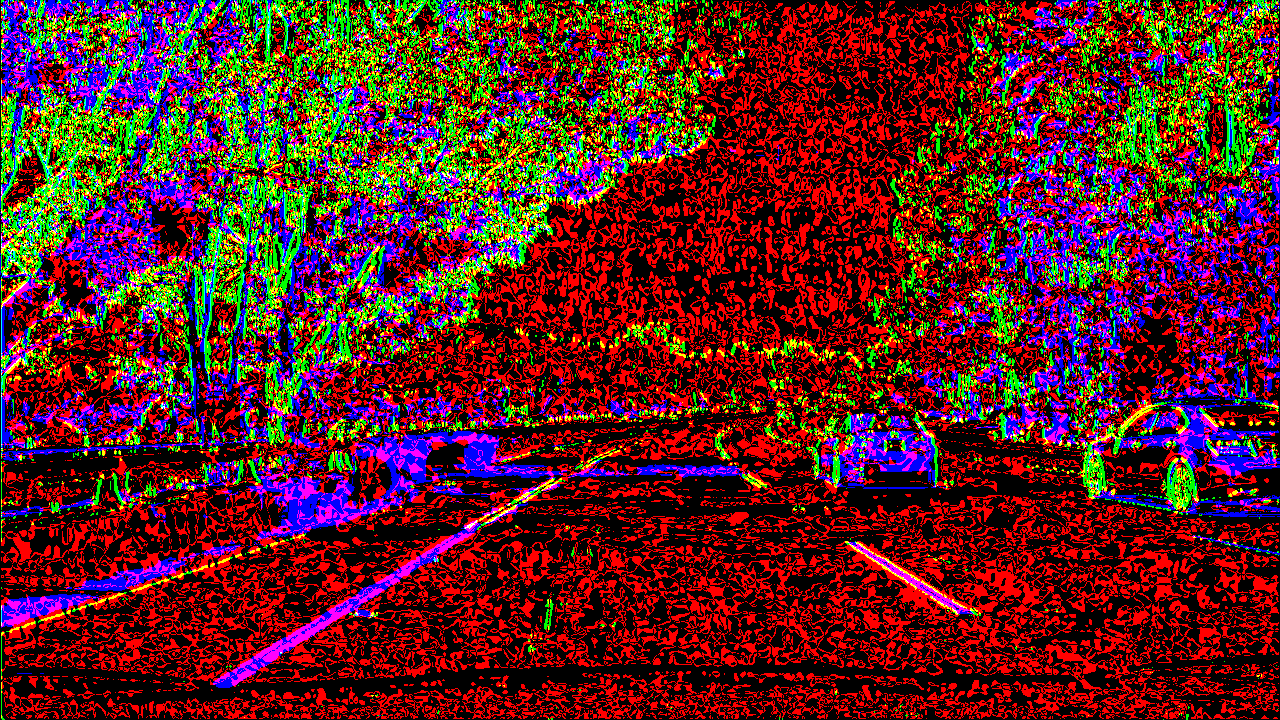
#> input picture output_images/test_images/binarize/channels.jpg, 1280 x 720 px
$ python -i pipeline.py   (imports and definitions only)   (older library calls are emulated)
#> lines starting #> are read from the running program, lines starting #| are printed output that depends on the picture; after the words box and inside, x2 and y2 are one past the last pixel; in counts of white or black regions, pixels touching at a corner belong together
# -*- coding: utf-8 -*-
"""
Created on Sat Aug  5 10:12:53 2017

@author: rvennam
"""


import numpy as np
import cv2
import pickle
import sys
from moviepy.editor import VideoFileClip
import glob


# Define a function to threshold an image for a given range and Sobel kernel
def dir_threshold(img, sobel_kernel=3, thresh=(0, np.pi/2)):
    # Grayscale
    gray = cv2.cvtColor(img, cv2.COLOR_RGB2GRAY)
    # Calculate the x and y gradients
    sobelx = cv2.Sobel(gray, cv2.CV_64F, 1, 0, ksize=sobel_kernel)
    sobely = cv2.Sobel(gray, cv2.CV_64F, 0, 1, ksize=sobel_kernel)
    # Take the absolute value of the gradient direction,
    # apply a threshold, and create a binary image result
    absgraddir = np.arctan2(np.absolute(sobely), np.absolute(sobelx))
    binary_output =  np.zeros_like(absgraddir)
    binary_output[(absgraddir >= thresh[0]) & (absgraddir <= thresh[1])] = 1

    # Return the binary image
    return binary_output

# Define a function that takes an image, gradient orientation,
# and threshold min / max values.
def abs_sobel_thresh(img, orient='x', thresh_min=0, thresh_max=255):
    # Convert to grayscale
#> called with orient = 'x', thresh_min = 20, thresh_max = 255
    gray = cv2.cvtColor(img, cv2.COLOR_RGB2GRAY)
    # Apply x or y gradient with the OpenCV Sobel() function
    # and take the absolute value
    if orient == 'x':
        abs_sobel = np.absolute(cv2.Sobel(gray, cv2.CV_64F, 1, 0))
    if orient == 'y':
        abs_sobel = np.absolute(cv2.Sobel(gray, cv2.CV_64F, 0, 1))
    # Rescale back to 8 bit integer
    scaled_sobel = np.uint8(255*abs_sobel/np.max(abs_sobel))
    # Create a copy and apply the threshold
    binary_output = np.zeros_like(scaled_sobel)
    # Here I'm using inclusive (>=, <=) thresholds, but exclusive is ok too
    binary_output[(scaled_sobel >= thresh_min) & (scaled_sobel <= thresh_max)] = 1

    # Return the result
    return binary_output

# Define a function that thresholds the S-channel of HLS
def hls_select(img, thresh=(0, 255)):
    hls = cv2.cvtColor(img, cv2.COLOR_RGB2HLS)
    s_channel = hls[:,:,2]
    binary_output = np.zeros_like(s_channel)
    binary_output[(s_channel > thresh[0]) & (s_channel <= thresh[1])] = 1
    return binary_output


# Function which uses both gradient and colour space information to detect
def binarize(img, s_thresh=(120, 255), sx_thresh=(20, 255),dir_thresh=(0.7,1.3)):

    img = np.copy(img)

    # Threshold x gradient
    sxbinary = abs_sobel_thresh(img,'x',sx_thresh[0],sx_thresh[1])
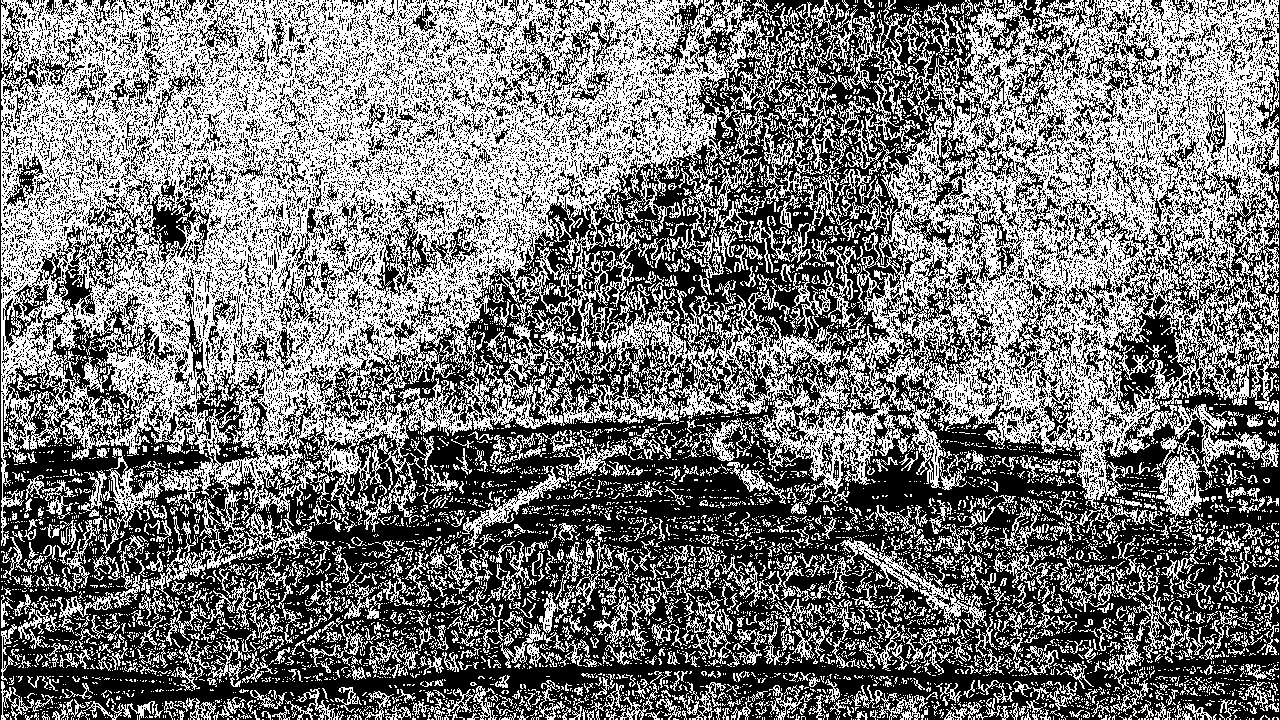
#> sxbinary: shape (720, 1280); values 0 (black) and 1 (white), 46.8% white in thin lines or dots

    # Threshold saturation channel
    s_binary = hls_select(img,s_thresh)
#> in hls_select, `hls = cv2.cvtColor(img, cv2.COLOR_RGB2HLS)`: hls: shape (720, 1280, 3); mean of channels 0, 1, 2 22.2, 67.1, 131.7
#> in hls_select, `s_channel = hls[:,:,2]`: s_channel: shape (720, 1280); 51.6% white; 8922 black regions (8174 under 20 px), largest, box (x1, y1, x2, y2) and area: (0, 0, 1280, 720) 328268, (1075, 234, 1280, 424) 11311, (522, 0, 618, 132) 3178

    # Threshold lightness
    dir_binary = dir_threshold(img,15, dir_thresh)
#> in dir_threshold, `absgraddir = np.arctan2(np.absolute(sobely), np.absolute(sobelx))`:
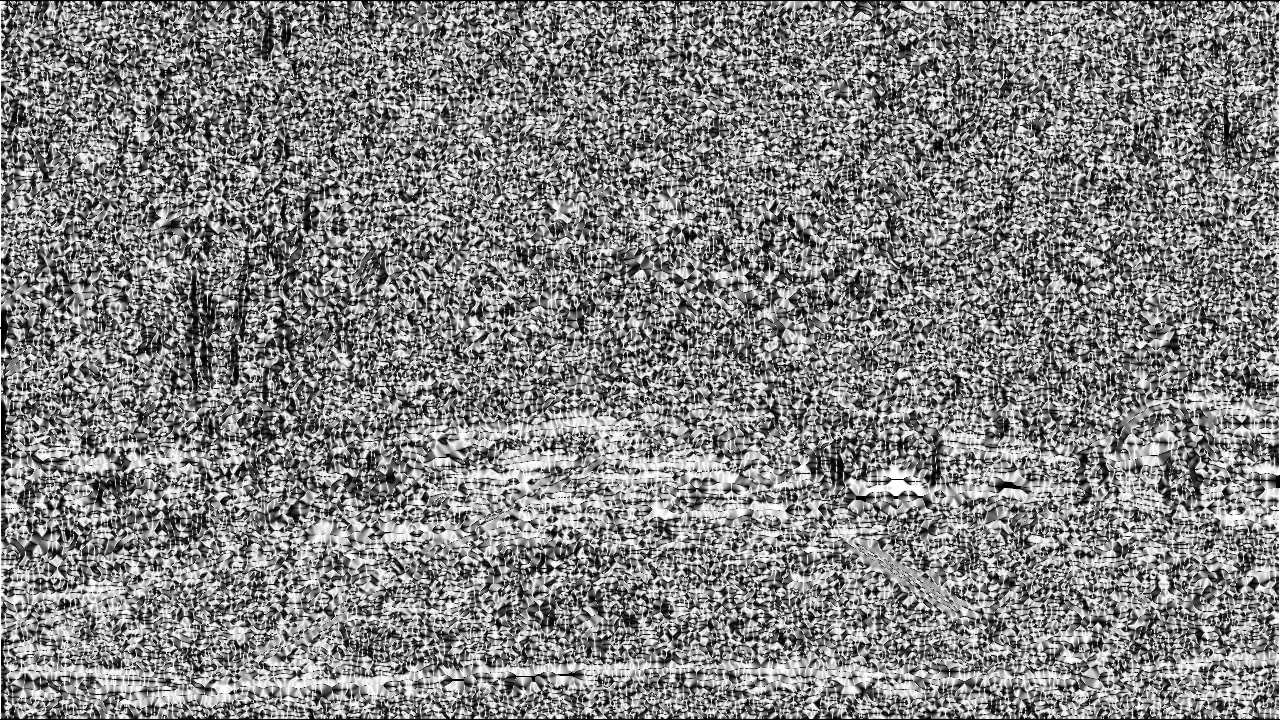
#> absgraddir: shape (720, 1280) float64; min 0, max 1.57, mean 0.807; drawn with min black and max white
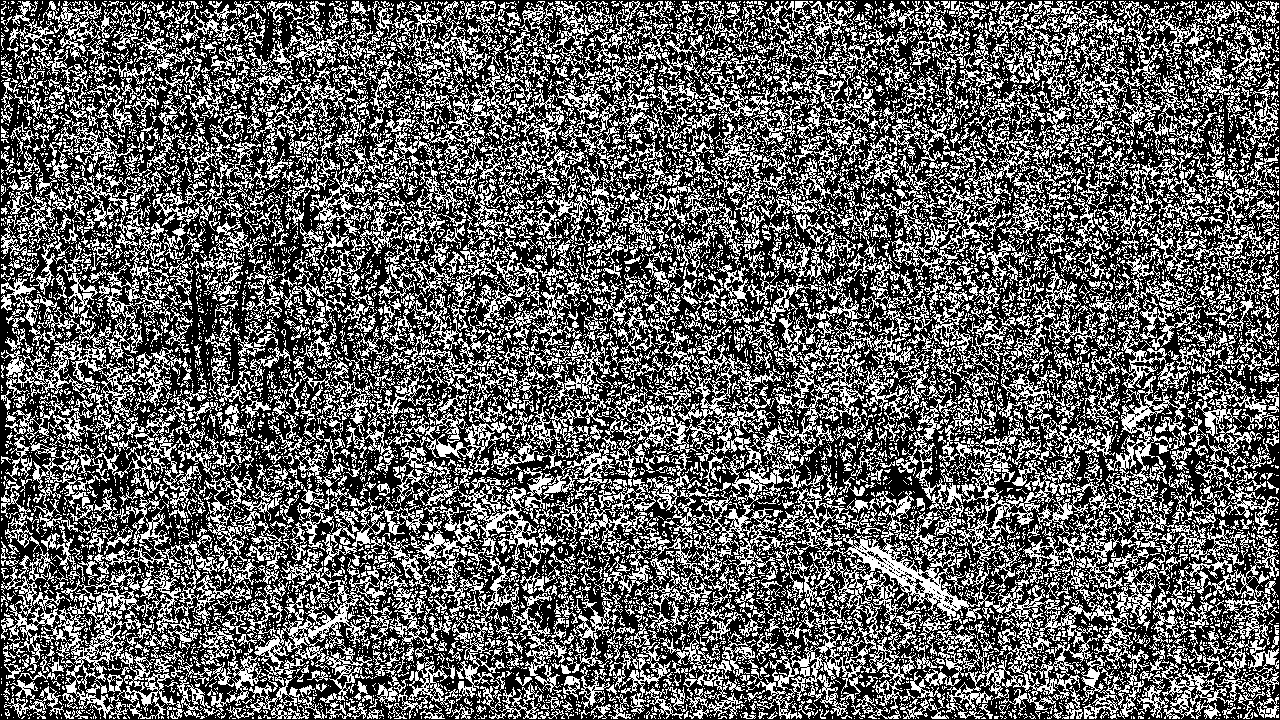
#> dir_binary: shape (720, 1280) float64; values 0 (black) and 1 (white), 37.8% white in thin lines or dots

    channels = 255*np.dstack(( dir_binary, sxbinary, s_binary)).astype('uint8')
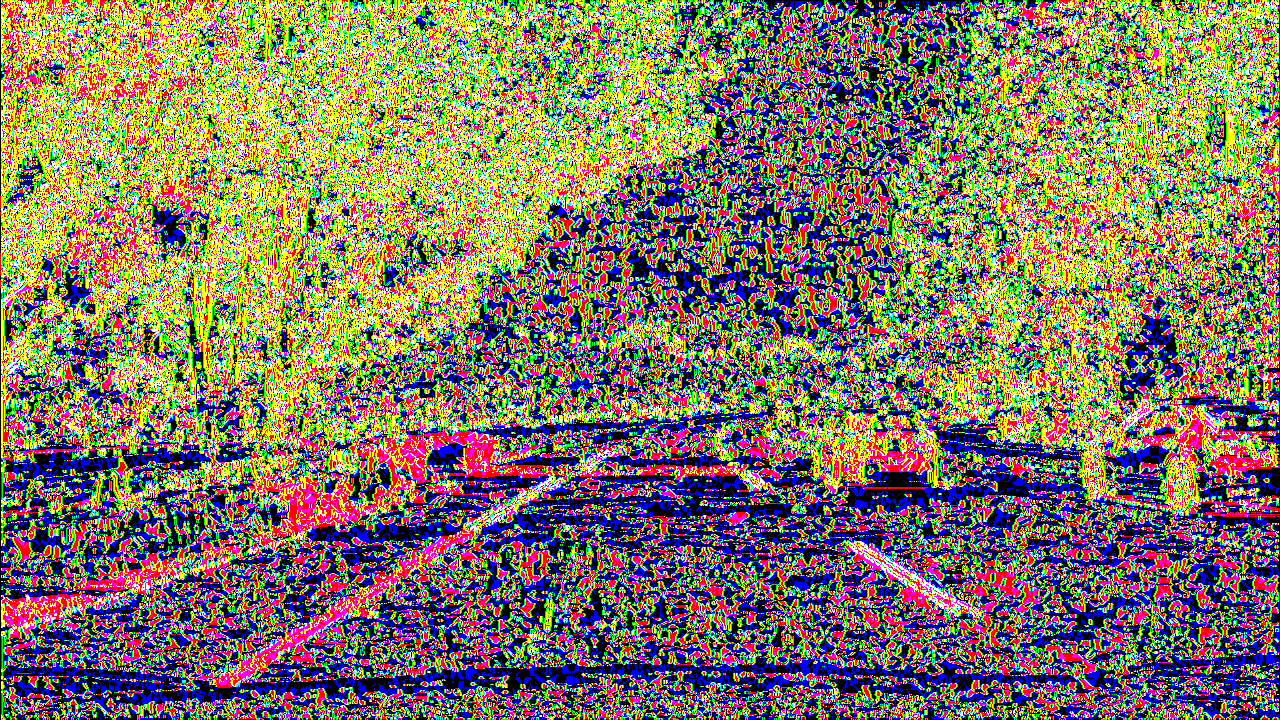
#> channels: shape (720, 1280, 3); mean of channels 0, 1, 2 96.4, 119.3, 131.7; drawn as B, G, R
    binary = np.zeros_like(sxbinary)
    binary[((dir_binary == 1) & (s_binary == 1) | (sxbinary==1))] = 1
    #binary = 255*np.dstack((binary,binary,binary)).astype('uint8')
    return  binary,channels


class LaneTracker:

    # [225 lines left out: functions __init__, find_lanes, pipeline_test, main, not called in this run]


# [7 lines not run here, left out]

>>> import cv2
>>> picture = cv2.cvtColor(cv2.imread('output_images/test_images/binarize/channels.jpg'), cv2.COLOR_BGR2RGB)
>>> result = binarize(picture)

$ run again, on output_images/test_images/undistorted/straight_lines2.jpg
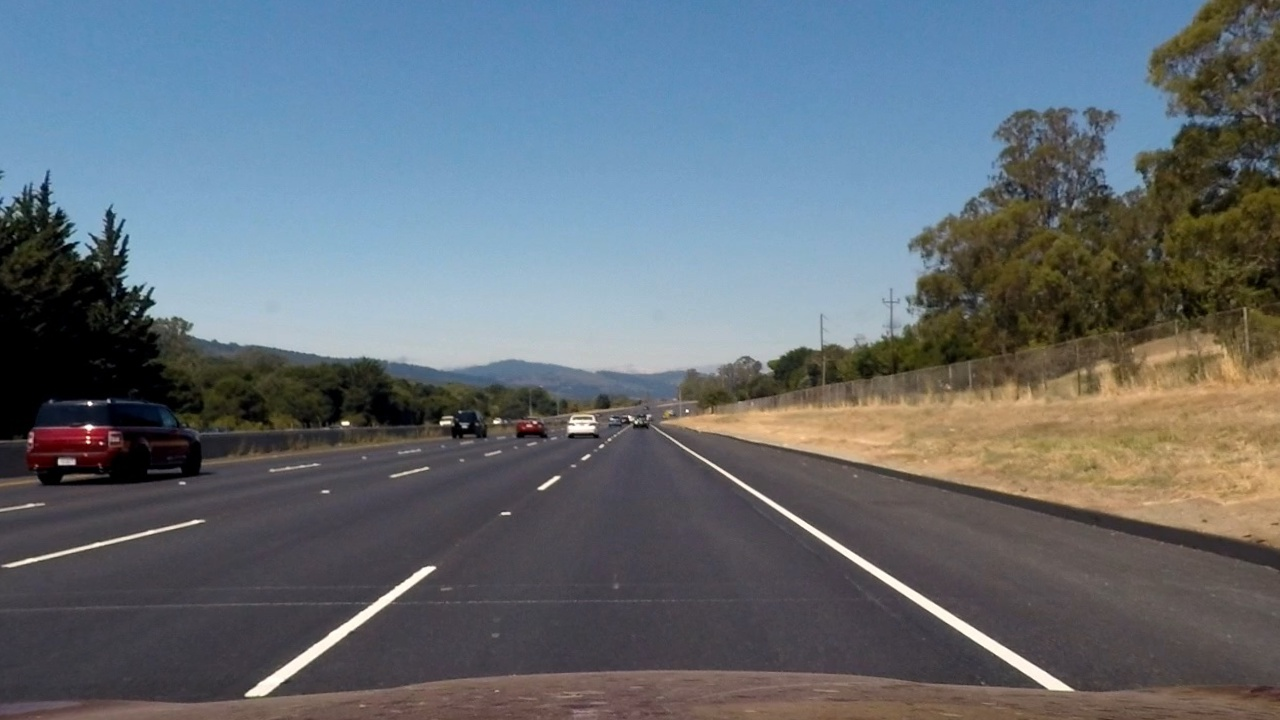
#> input picture output_images/test_images/undistorted/straight_lines2.jpg, 1280 x 720 px
#> in binarize, `sxbinary = abs_sobel_thresh(img,'x',sx_thresh[0],sx_thresh[1])`:
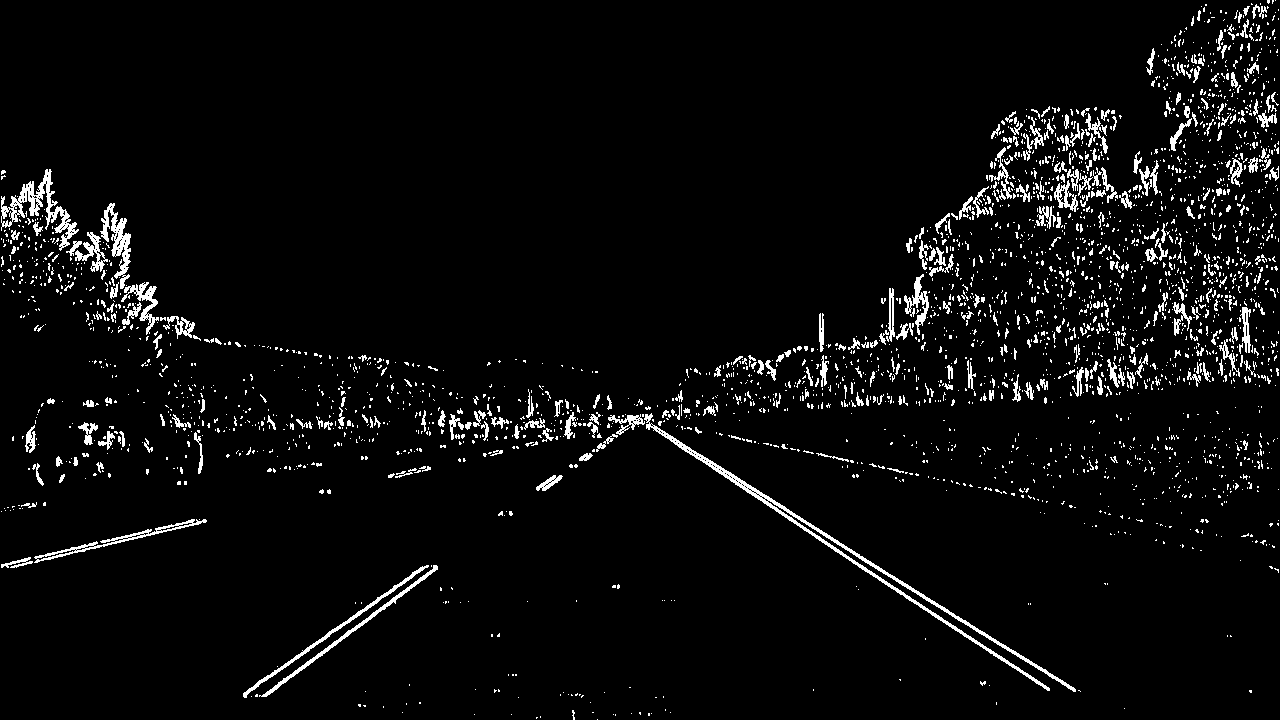
#> sxbinary: shape (720, 1280); values 0 (black) and 1 (white), 4.4% white in thin lines or dots
#> hls: shape (720, 1280, 3); mean of channels 0, 1, 2 83.7, 108.3, 62.1
#> s_binary: shape (720, 1280); values 0 (black) and 1 (white), 4.5% white; 784 white regions (604 under 20 px), largest, box (x1, y1, x2, y2) and area: (1137, 178, 1280, 316) 6715, (26, 426, 201, 481) 4480, (684, 410, 904, 457) 3395
#> dir_binary: shape (720, 1280) float64; values 0 (black) and 1 (white), 41.1% white in thin lines or dots
#> in binarize, `channels = 255*np.dstack(( dir_binary, sxbinary, s_binary)).astype('ui..`:
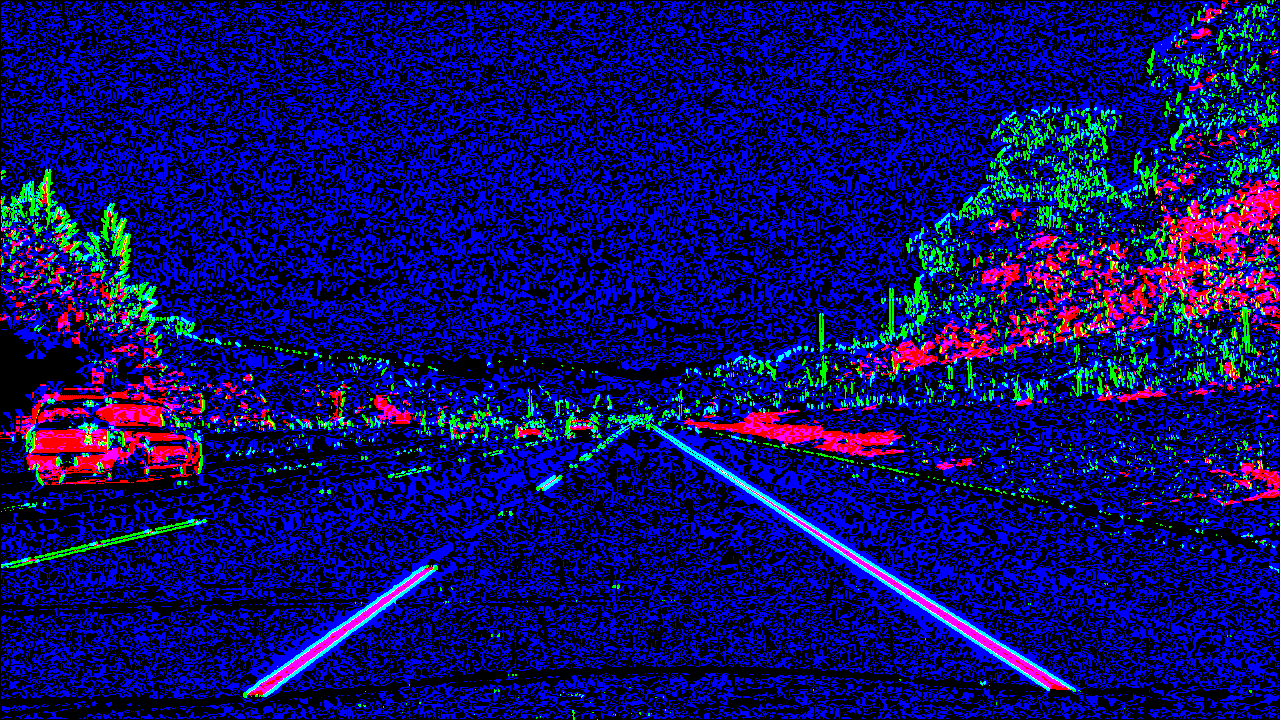
#> channels: shape (720, 1280, 3); mean of channels 0, 1, 2 104.8, 11.2, 11.4; drawn as B, G, R
